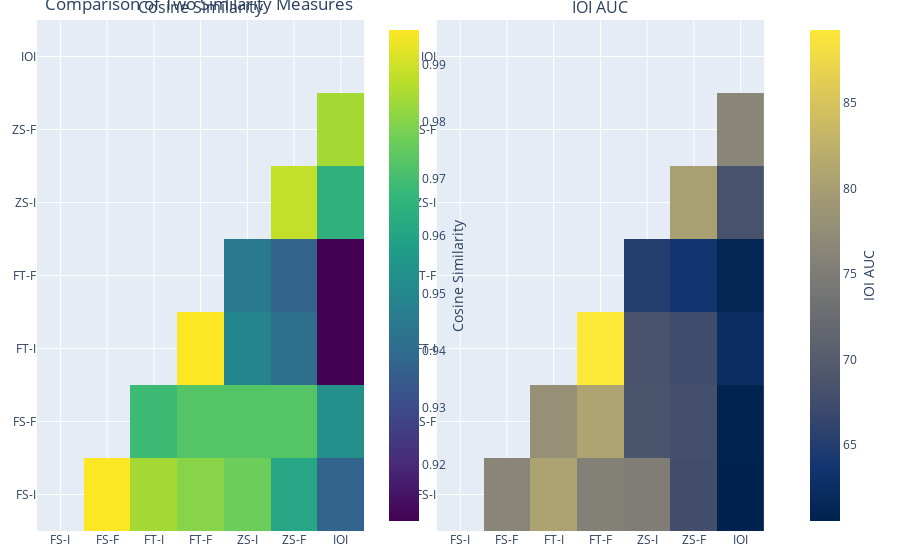

The notebook cell saved with this chart:
### Code cell
# Create subplots
fig = make_subplots(rows=1, cols=2, subplot_titles=("Cosine Similarity", "IOI AUC"))

# Create a mask to hide the lower triangular part of the matrix
mask = np.triu(np.ones_like(similarity_matrix_cos, dtype=bool), k=1)

# Apply the mask to the similarity matrices
masked_matrix1 = np.where(mask, similarity_matrix_cos, None)
masked_matrix2 = np.where(mask, similarity_matrix_auc, None)

# Add the first heatmap
fig.add_trace(go.Heatmap(
    z=masked_matrix1,
    x=order,
    y=order,
    colorscale='Viridis',
    showscale=True,
    colorbar=dict(title="Cosine Similarity", titleside="right", x=0.47),
    # zmin=similarity_matrix_cos.min(),
    # zmax=similarity_matrix_cos.max()
), row=1, col=1)

# Add the second heatmap
fig.add_trace(go.Heatmap(
    z=masked_matrix2,
    x=order,
    y=order,
    colorscale='Cividis',
    showscale=True,
    colorbar=dict(title="IOI AUC", titleside="right", x=1.05),
    # zmin=similarity_matrix_auc.min(),
    # zmax=similarity_matrix_auc.max()
), row=1, col=2)

# Add titles and labels
fig.update_layout(
    title_text="Comparison of Two Similarity Measures",
    xaxis_nticks=len(order),
    yaxis_nticks=len(order),
)
# more spacing between subplots
fig.update_layout(
    margin=dict(l=20, r=20, t=20, b=20),
)
# Show the figure
fig.show()

### Figure 1 — Plotly figure (JSON) as saved in the notebook; plotly's stock layout.template omitted (floating-point values rounded to 4 significant figures)
{"data": [{"colorbar": {"title": {"side": "right", "text": "Cosine Similarity"}, "x": 0.47}, "colorscale": [[0, "#440154"], [0.1111, "#482878"], [0.2222, "#3e4989"], [0.3333, "#31688e"], [0.4444, "#26828e"], [0.5556, "#1f9e89"], [0.6667, "#35b779"], [0.7778, "#6ece58"], [0.8889, "#b5de2b"], [1, "#fde725"]], "showscale": true, "type": "heatmap", "x": ["FS-I", "FS-F", "FT-I", "FT-F", "ZS-I", "ZS-F", "IOI"], "xaxis": "x", "y": ["FS-I", "FS-F", "FT-I", "FT-F", "ZS-I", "ZS-F", "IOI"], "yaxis": "y", "z": [[null, 0.9961, 0.9844, 0.9805, 0.9766, 0.9609, 0.9375], [null, null, 0.9688, 0.9727, 0.9727, 0.9727, 0.9531], [null, null, null, 0.9961, 0.9492, 0.9414, 0.9102], [null, null, null, null, 0.9453, 0.9375, 0.9102], [null, null, null, null, null, 0.9883, 0.9648], [null, null, null, null, null, null, 0.9844], [null, null, null, null, null, null, null]]}, {"colorbar": {"title": {"side": "right", "text": "IOI AUC"}, "x": 1.05}, "colorscale": [[0, "#00224e"], [0.1111, "#123570"], [0.2222, "#3b496c"], [0.3333, "#575d6d"], [0.4444, "#707173"], [0.5556, "#8a8678"], [0.6667, "#a59c74"], [0.7778, "#c3b369"], [0.8889, "#e1cc55"], [1, "#fee838"]], "showscale": true, "type": "heatmap", "x": ["FS-I", "FS-F", "FT-I", "FT-F", "ZS-I", "ZS-F", "IOI"], "xaxis": "x2", "y": ["FS-I", "FS-F", "FT-I", "FT-F", "ZS-I", "ZS-F", "IOI"], "yaxis": "y2", "z": [[null, 76.39, 80.57, 75.67, 75.14, 67.72, 60.57], [null, null, 77.9, 80.67, 68.73, 67.9, 60.79], [null, null, null, 89.25, 68.61, 67.34, 62.48], [null, null, null, null, 65.02, 63.75, 61.17], [null, null, null, null, null, 80.06, 68.41], [null, null, null, null, null, null, 76.67], [null, null, null, null, null, null, null]]}], "layout": {"annotations": [{"font": {"size": 16}, "showarrow": false, "text": "Cosine Similarity", "x": 0.225, "xanchor": "center", "xref": "paper", "y": 1, "yanchor": "bottom", "yref": "paper"}, {"font": {"size": 16}, "showarrow": false, "text": "IOI AUC", "x": 0.775, "xanchor": "center", "xref": "paper", "y": 1, "yanchor": "bottom", "yref": "paper"}], "margin": {"b": 20, "l": 20, "r": 20, "t": 20}, "title": {"text": "Comparison of Two Similarity Measures"}, "xaxis": {"anchor": "y", "domain": [0, 0.45], "nticks": 7}, "xaxis2": {"anchor": "y2", "domain": [0.55, 1]}, "yaxis": {"anchor": "x", "domain": [0, 1], "nticks": 7}, "yaxis2": {"anchor": "x2", "domain": [0, 1]}}}
